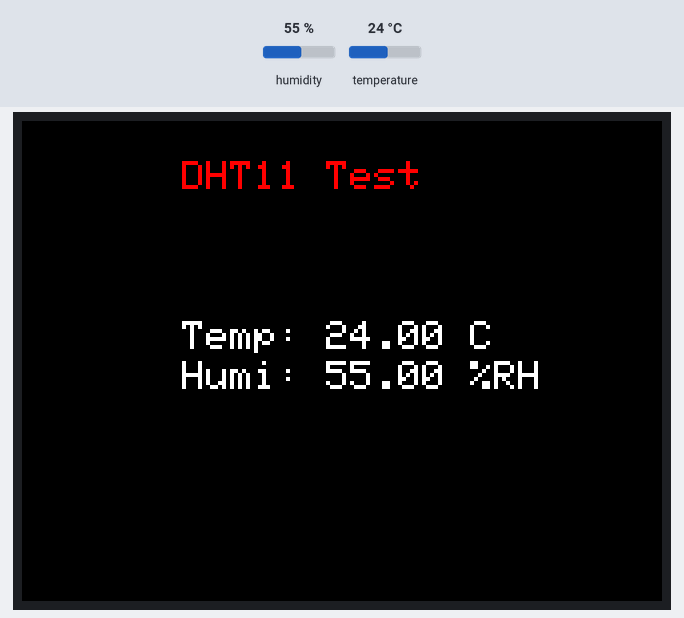
A sketch run on a simulated ESP32. Shown: 320×240 colour display. Inputs (shaded band) come from the test bench; at power-on: humidity 55 %, temperature 24 °C.

Above: at 1.4 s.
1.5 s: humidity set to 22 %
At 2.6 s:
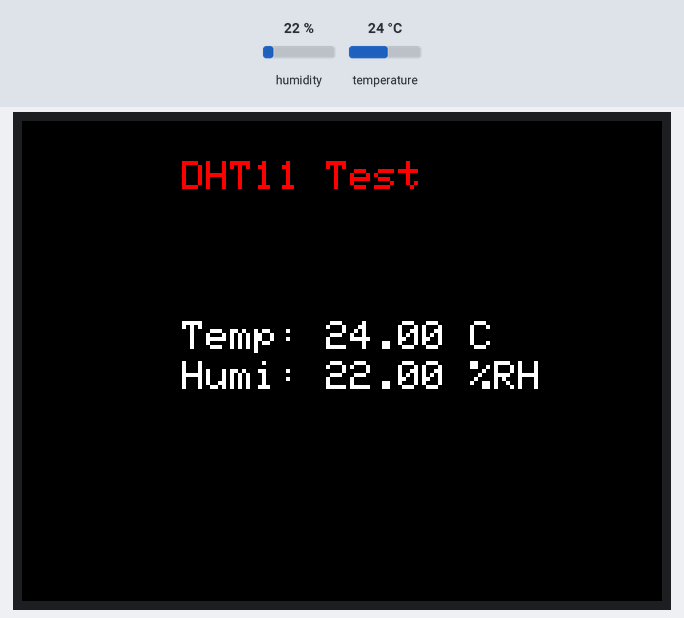
4.3 s: temperature set to 12 °C
At 4.8 s:
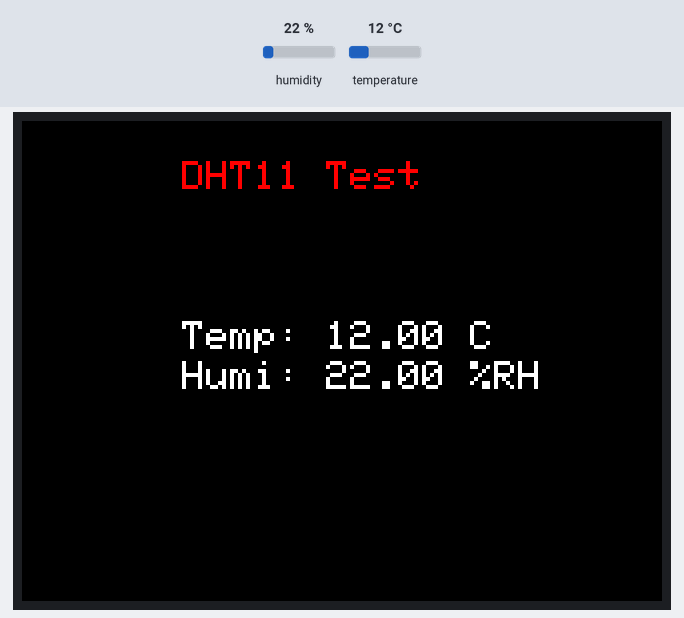
7.1 s: humidity set to 40 %
At 9.3 s:
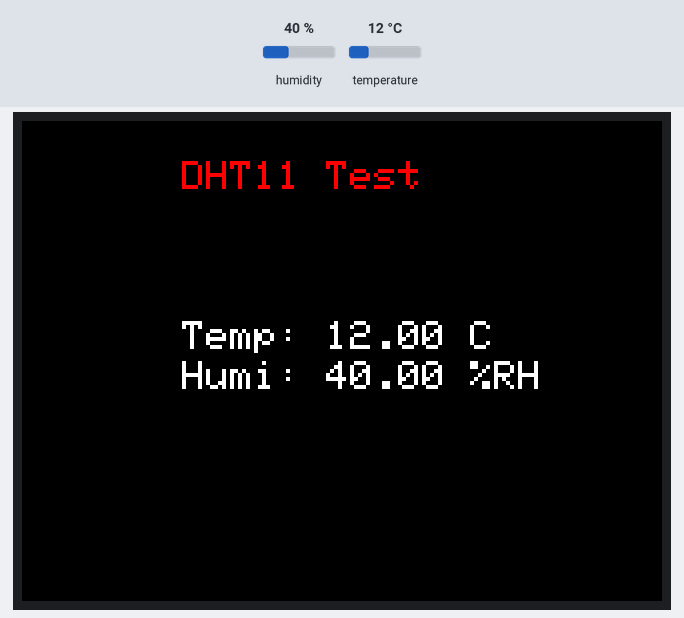
9.9 s: temperature set to 19 °C
Timing chart, 0 to 12.9 s (numbered marks = the images above; inputs shaded):
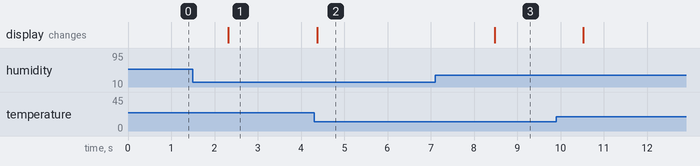

Measured:
- after the input at 1.5 s, the display: changes after 0.82 s (image 1)
- after the input at 4.3 s, the display: changes after 0.07 s (image 2)
- after the input at 7.1 s, the display: changes after 1.4 s (image 3)

The sketch:

DHT11.ino
```cpp
#include <TFT_eSPI.h>
#include "DHT.h"
#define DHTPIN 0 // GPIO 27
#define DHTTYPE DHT11 // DHT 11
TFT_eSPI tft;
DHT dht(DHTPIN, DHTTYPE);
void setup()
{
  dht.begin();
  tft.begin();
  tft.setRotation(3);
  tft.fillScreen(TFT_BLACK);
  tft.setTextColor(TFT_RED,TFT_BLACK);
  tft.setTextSize(2);
  tft.drawString("DHT11 Test", 80, 20);
  tft.setTextColor(TFT_WHITE,TFT_BLACK);
}
void loop()
{
    float temp = dht.readTemperature();
    float humi = dht.readHumidity();
    tft.drawString("Temp: "+String(temp)+String(" C    "), 80, 100);
    tft.drawString("Humi: "+String(humi)+String(" %RH    "), 80, 120);
    delay(1000);
}
```
